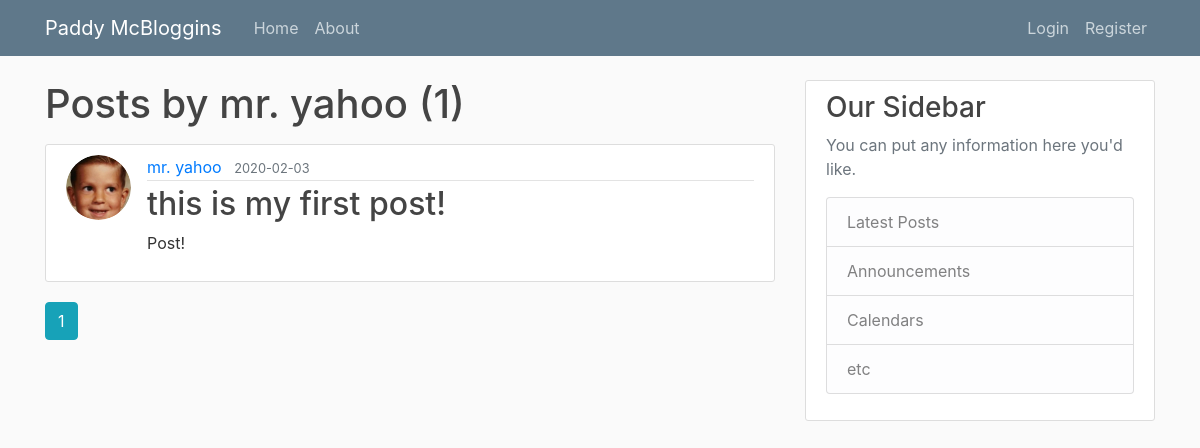
The app's page /users/mr. yahoo, older data.
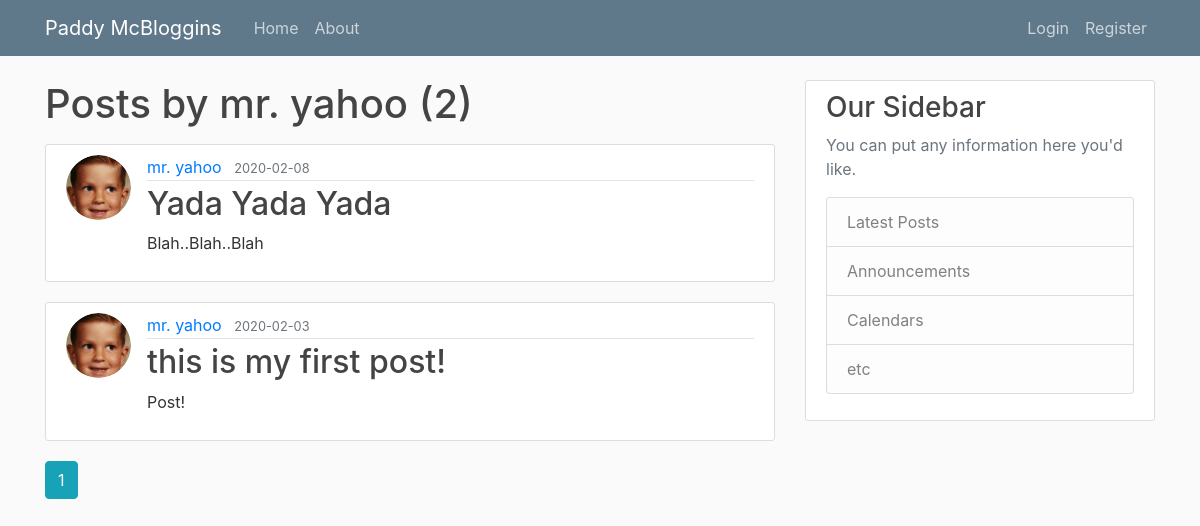
The same page, newer data.
### flaskblog/models.py (models this page shows, shortened)
class Post(db.Model):
    id = db.Column(db.Integer, primary_key=True)
    title = db.Column(db.String(100), nullable = False)
    date_posted = db.Column(db.DateTime, nullable = False, default=datetime.utcnow)
    content = db.Column(db.Text, nullable = False)
    user_id = db.Column(db.Integer, db.ForeignKey('user.id'), nullable = False)

class User(db.Model, UserMixin):
    id = db.Column(db.Integer, primary_key=True)
    username = db.Column(db.String(20), unique = True, nullable = False)
    email = db.Column(db.String(120), unique = True, nullable = False)
    image_file = db.Column(db.String(20), nullable = False, default = 'default.jpg')
    password = db.Column(db.String(60), nullable = False)
    posts = db.relationship('Post', backref='author', lazy=True)

### flaskblog/users/routes.py (the view)
@users.route('/users/<string:username>')
def user_posts(username):
    page = request.args.get('page', 1, type=int)
    user=User.query.filter_by(username=username).first_or_404()
    posts = Post.query.filter_by(author=user)\
        .order_by(Post.date_posted.desc())\
        .paginate(page=page, per_page=5)
    return render_template('user_posts.html', posts=posts, user=user)

### flaskblog/templates/user_posts.html
{% extends "layout.html" %}
{% block content %}
    <h1 class="mb-3">Posts by {{ user.username }} ({{ posts.total }})</h1>
    {% for post in posts.items %}
        <article class="media content-section">
            <img class="rounded-circle article-img" src="{{ url_for('static', filename='profile_pics/' + post.author.image_file) }}">
            <div class="media-body">
            <div class="article-metadata">
                <a class="mr-2" href="{{ url_for('users.user_posts', username=post.author.username)}}">{{ post.author.username }}</a>
                <small class="text-muted">{{ post.date_posted.strftime('%Y-%m-%d') }}</small>
            </div>
            <h2><a class="article-title" href="{{ url_for('posts.post', post_id=post.id) }}">{{ post.title }}</a></h2>
            <p class="article-content">{{ post.content }}</p>
            </div>
        </article>
    {% endfor %}
    {% for page_num in posts.iter_pages(left_edge=1, right_edge=1, left_current=1, right_current=2) %}
        {% if page_num %}
            {% if posts.page == page_num %}
                <a class="btn btn-info mb-4" href="{{ url_for('users.user_posts', username=user.username, page=page_num )}}">{{ page_num }}</a>
            {% else %}
                <a class="btn btn-outline-info mb-4" href="{{ url_for('users.user_posts', username=user.username, page=page_num )}}">{{ page_num }}</a>
            {% endif %}
        {% else %}
            ...
        {% endif %}
    {% endfor %}
{% endblock content %}

Row changes from the older to the newer data that the page shows:
added Post: image_file (picture), author.username "mr. yahoo", date_posted "2020-02-08", title "Yada Yada Yada", content "Blah..Blah..Blah"
Text that changed along with them:
{{ posts.total }}: "1" → "2"
